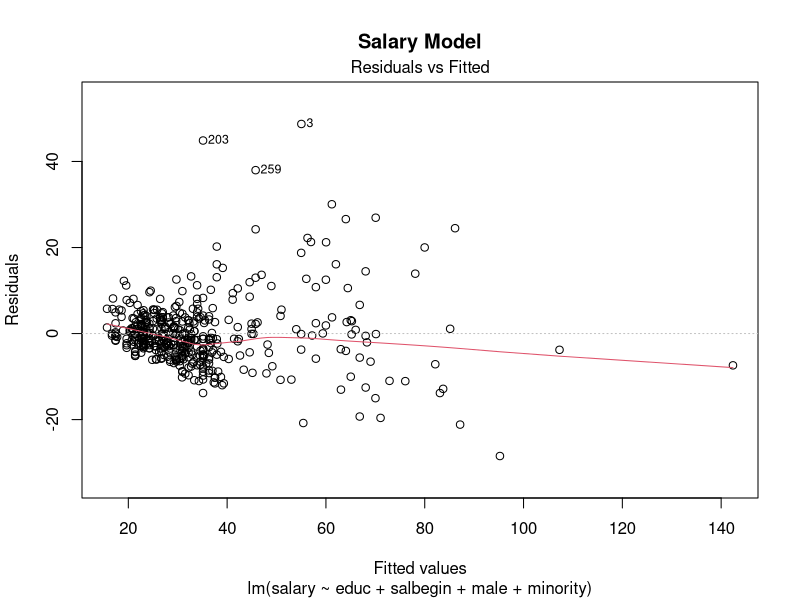
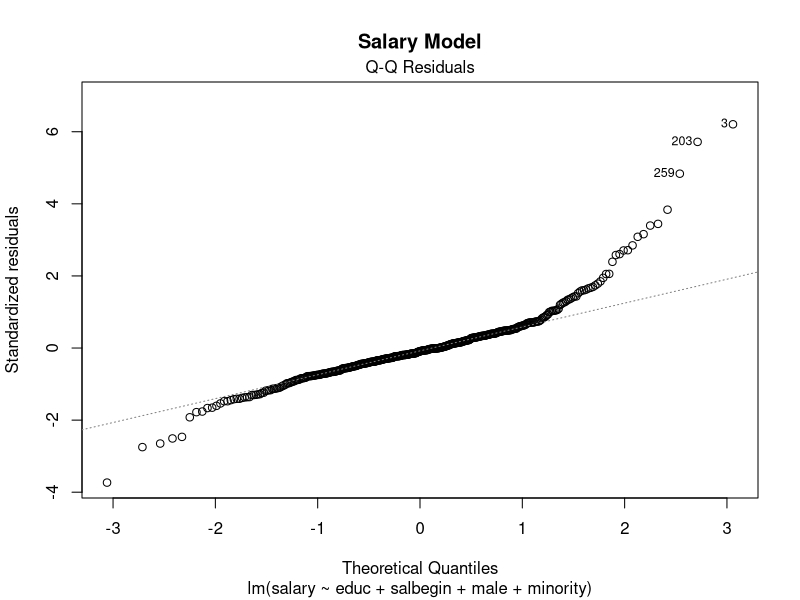
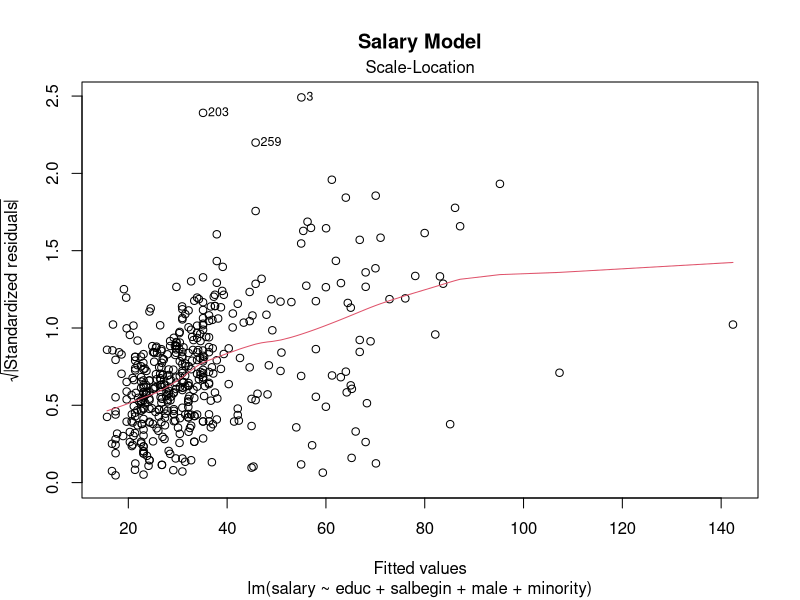
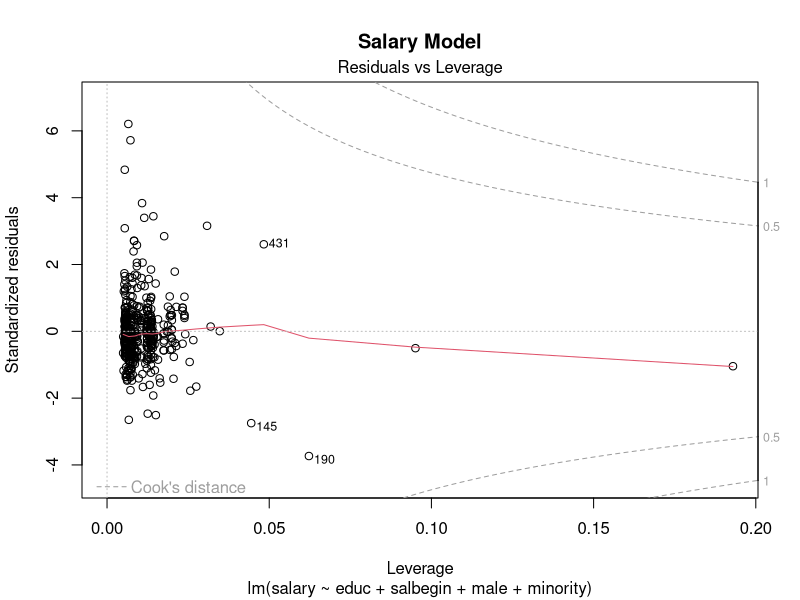
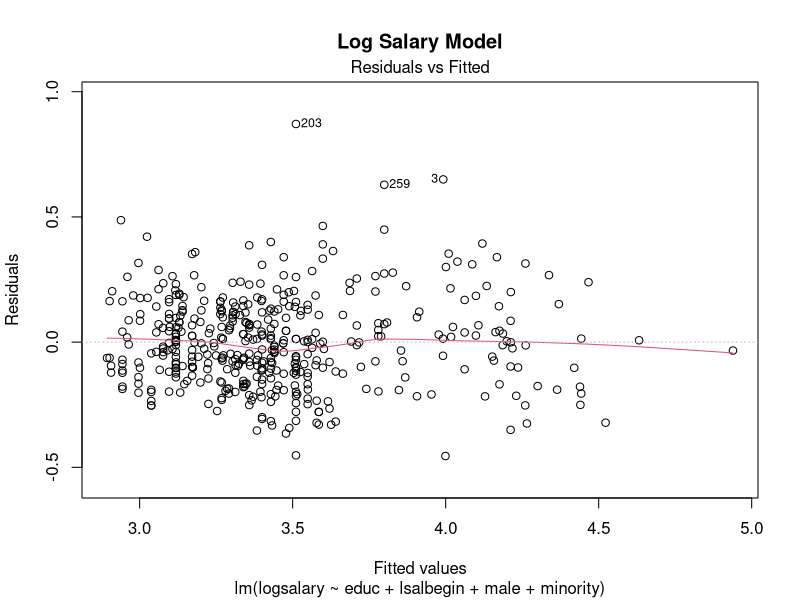
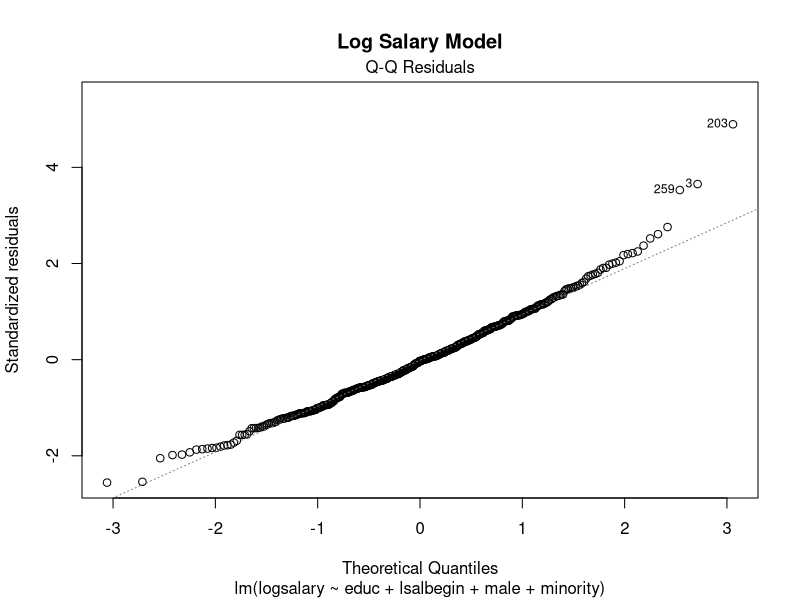
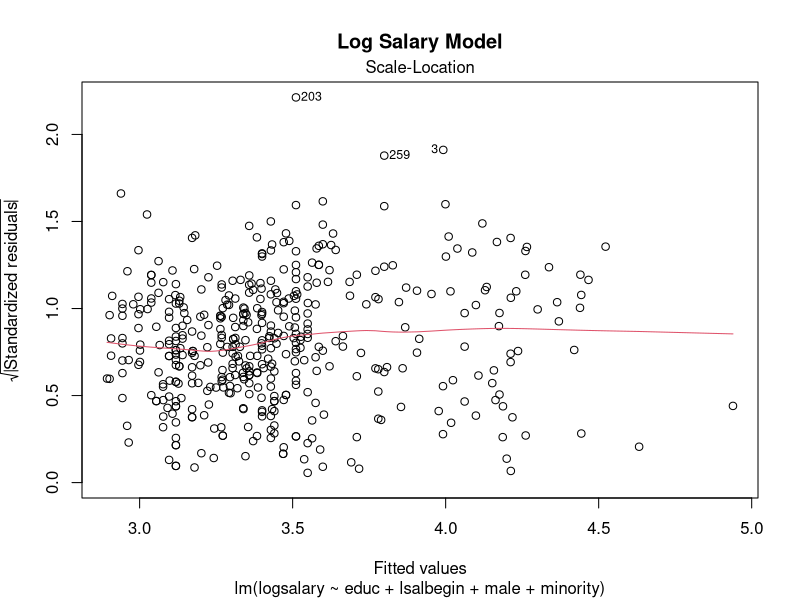
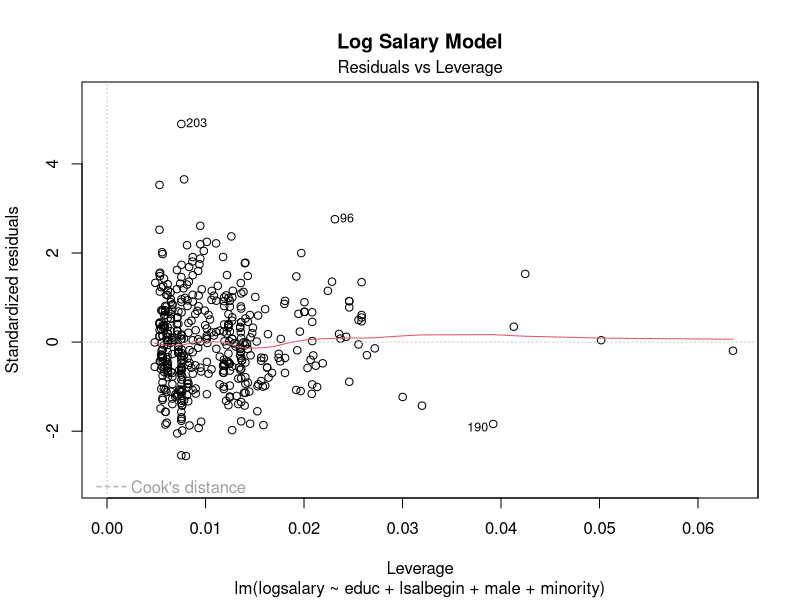

Generate these figures, in order, with R: (Note: this script raises an error after producing the figures.)
## ---- chunk 1
knitr::opts_chunk$set(echo = TRUE)
## ---- chunk 2
library(readr)
data2 <- read_csv("data2.csv")
## ---- chunk 3
salary <- data2$salary
logsalary <- data2$lsalary
educ <- data2$educ
salbegin <- data2$salbegin
lsalbegin <- data2$lsalbegin
male <- data2$male
minority <- data2$minority
jobcat <- data2$jobcat
## ---- chunk 4
salarymodel <- lm(salary~educ+salbegin+male+minority)
logsalarymodel <- lm(logsalary~educ+lsalbegin+male+minority)
summary(salarymodel);summary(logsalarymodel)
## ---- chunk 5
plot(salarymodel, main = "Salary Model"); 
plot(logsalarymodel, main = "Log Salary Model") #den tager 1,2,3,5 med
## ---- chunk 6
summary(salarymodel)
## ---- chunk 7
summary(logsalarymodel)
## ---- chunk 8
y_hat <- -6.932+0.99327*educ+1.6*salbegin+1.83*male+-1.725*minority
y_hatlog <- 0.8491+0.0235*educ+0.82*lsalbegin+0.045*male+-0.041*minority
## ---- chunk 9
y_hat_square <- y_hat^2
y_hat_cube <- y_hat^3
y_hatlog_square <- y_hatlog^2
y_hatlog_cube <- y_hatlog^3
## ---- chunk 10
reg <- lm(salary~educ+salbegin+male+minority+y_hat_square+y_hat_cube)
reglog <- lm(logsalary~educ+lsalbegin+male+minority+y_hatlog_square+y_hatlog_cube)
## ---- chunk 11
summary(reg)
## ---- chunk 12
summary(reglog)
## ---- chunk 13
library(lmtest)
resettest(salarymodel); resettest(logsalarymodel)
## ---- chunk 14
library(lmtest)
waldtest(reg, vcov = vcov(reg), terms = c("y_hat_square", "y_hat_cube")) #tester manuelt om de hver især er = 0
waldtest(reglog, vcov = vcov(reglog), terms = c("y_hatlog_square", "y_hatlog_cube")) #tester manuelt om de hver især er = 0
## ---- chunk 15
salarymodel_square <- lm(salary~educ+I(educ^2)+salbegin+male+minority)
logsalarymodel_square <- lm(logsalary~educ+I(educ^2)+lsalbegin+male+minority)
screenreg(list("Salary"=salarymodel_square, "Log Salary"=logsalarymodel_square),digits=4)
## ---- chunk 16
library(lmtest)
resettest(salarymodel_square); resettest(logsalarymodel_square)
## ---- chunk 17
library(lmtest)
resettest(salarymodel); resettest(logsalarymodel)
## ---- chunk 18
library(foreign)
library(car)
myh0 <- c("educ=0", "I(educ^2)=0")
linearHypothesis(salarymodel_square, myh0)
linearHypothesis(logsalarymodel_square, myh0)
## ---- chunk 19
View(data1)
